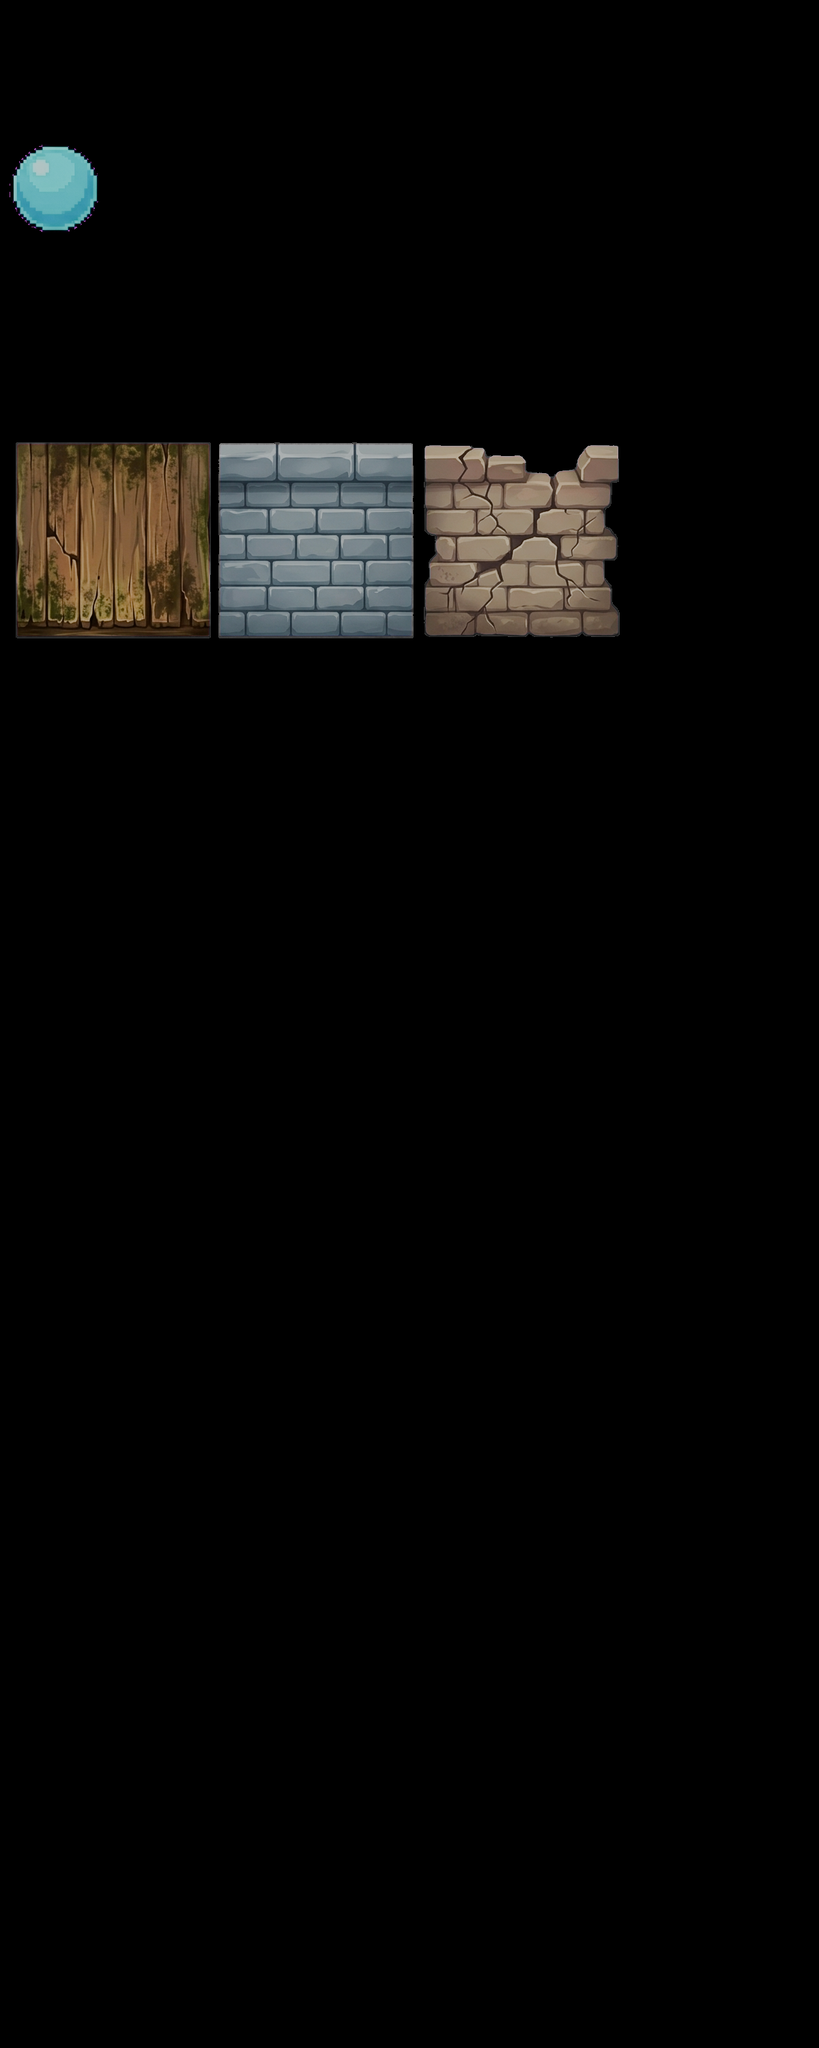

Below is a game level as drawn by its tile map, then a one-line description and the .tmx file that defines it, in full:
An orthogonal 8x20 tile map with 150x150 px tiles, 3 tile layers (Traps, Obstacles, Zones).

<map version="1.10" tiledversion="1.12.1" orientation="orthogonal" renderorder="left-up" width="8" height="20" tilewidth="150" tileheight="150" infinite="0" nextlayerid="6" nextobjectid="1">
 <tileset firstgid="1" source="Standar.tsx" />
 <layer id="4" name="Traps" width="8" height="20">
  <data encoding="csv">
0,0,0,0,0,0,0,0,
0,0,0,0,0,0,0,0,
0,0,0,0,0,0,0,0,
0,0,0,0,0,0,0,0,
0,0,0,0,0,0,0,0,
0,0,0,0,0,0,0,0,
0,0,0,0,0,0,0,0,
0,0,0,0,0,0,0,0,
0,0,0,0,0,0,0,0,
0,0,0,0,0,0,0,0,
0,0,0,0,0,0,0,0,
0,0,0,0,0,0,0,0,
0,0,0,0,0,0,0,0,
0,0,0,0,0,0,0,0,
0,0,0,0,0,0,0,0,
0,0,0,0,0,0,0,0,
0,0,0,0,0,0,0,0,
0,0,0,0,0,0,0,0,
0,0,0,0,0,0,0,0,
0,0,0,0,0,0,0,0
</data>
 </layer>
 <objectgroup id="3" name="Items" />
 <layer id="1" name="Obstacles" width="8" height="20">
  <data encoding="csv">
0,0,0,0,0,0,0,0,
0,0,0,0,0,0,0,0,
0,0,0,0,0,0,0,0,
0,0,0,0,0,0,0,0,
0,0,0,0,0,0,0,0,
0,0,0,0,0,0,0,0,
0,0,0,0,0,0,0,0,
0,0,0,0,0,0,0,0,
0,0,0,0,0,0,0,0,
0,0,0,0,0,0,0,0,
0,0,0,0,0,0,0,0,
0,0,0,0,0,0,0,0,
0,0,0,0,0,0,0,0,
0,0,0,0,0,0,0,0,
0,0,0,0,0,0,0,0,
0,0,0,0,0,0,0,0,
0,0,0,0,0,0,0,0,
0,0,0,0,0,0,0,0,
0,0,0,0,0,0,0,0,
0,0,0,0,0,0,0,0
</data>
 </layer>
 <layer id="5" name="Zones" width="8" height="20" offsetx="-136" offsety="40">
  <data encoding="csv">
0,0,0,0,0,0,0,0,
0,2,0,0,0,0,0,0,
0,0,0,0,0,0,0,0,
0,0,0,0,0,0,0,0,
0,0,0,0,0,0,0,0,
0,25,0,27,0,26,0,0,
0,0,0,0,0,0,0,0,
0,0,0,0,0,0,0,0,
0,0,0,0,0,0,0,0,
0,0,0,0,0,0,0,0,
0,0,0,0,0,0,0,0,
0,0,0,0,0,0,0,0,
0,0,0,0,0,0,0,0,
0,0,0,0,0,0,0,0,
0,0,0,0,0,0,0,0,
0,0,0,0,0,0,0,0,
0,0,0,0,0,0,0,0,
0,0,0,0,0,0,0,0,
0,0,0,0,0,0,0,0,
0,0,0,0,0,0,0,0
</data>
 </layer>
</map>
